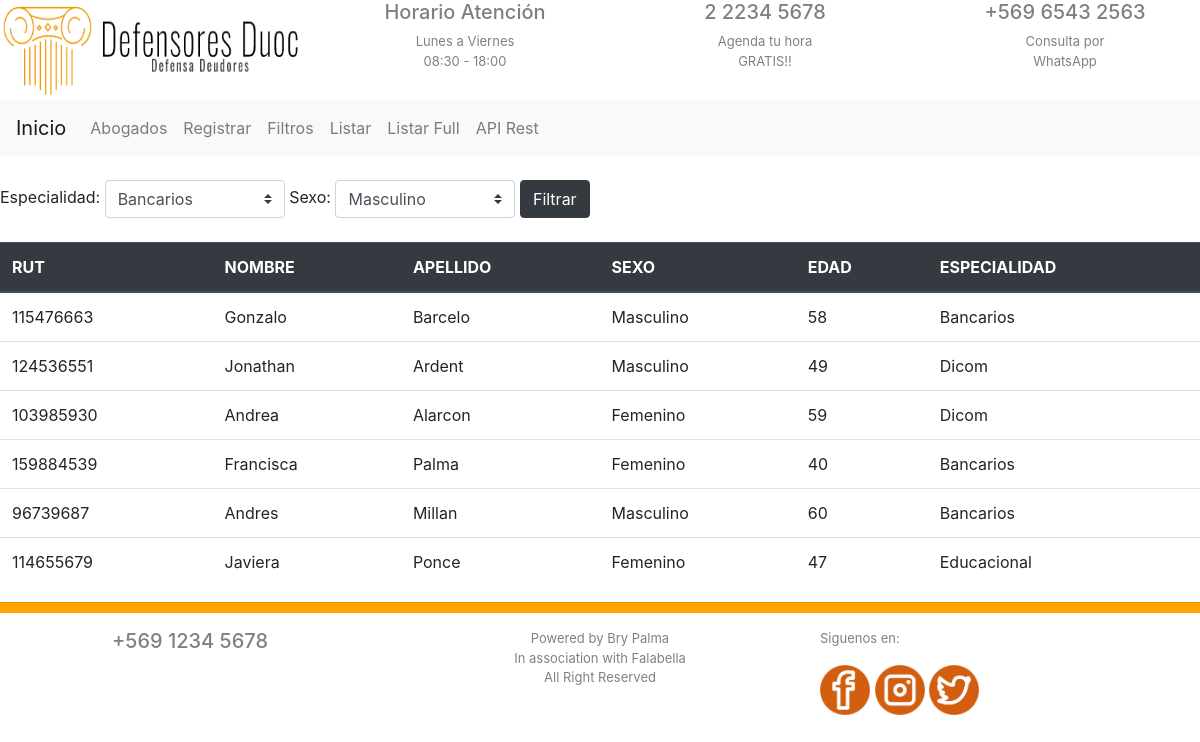
The page /filtros on the database its author committed.
### app/models.py (models this page shows)
class Abogado(models.Model):
    rut = models.CharField(max_length=50)
    nombre = models.CharField(max_length=50)
    apellido = models.CharField(max_length=50)
    sexo = models.CharField(max_length=50)
    edad = models.IntegerField()
    especialidad = models.CharField(max_length=50)

### app/views.py (the view)
# urls.py: path('filtros',views.filtros),
def filtros(request):
    abogados = Abogado.objects.all()
    if request.POST.get('especialidad'):
        especialidad = request.POST.get('especialidad')
        abogados = abogados.filter(especialidad__exact=especialidad)
    if request.POST.get('sexo'):
        sexo = request.POST.get('sexo')
        abogados = abogados.filter(sexo__exact=sexo)
    return render(request, "app/filtros.html", {'abogados': abogados})

### app/templates/app/filtros.html (shortened to what this page needs)
{% extends './base/base.html' %}
{% load staticfiles %}
{% block content %}
    <table class="table">
        <thead class="thead-dark">
            <tr>
                <th>RUT</th>
                <th>NOMBRE</th>
                <th>APELLIDO</th>
                <th>SEXO</th>
                <th>EDAD</th>
                <th>ESPECIALIDAD</th>
            </tr>
        </thead>
        <tbody>
            {% for c in abogados %}
            <tr>
                <td>{{c.rut}}</td>
                <td>{{c.nombre}}</td>
                <td>{{c.apellido}}</td>
                <td>{{c.sexo}}</td>
                <td>{{c.edad}}</td>
                <td>{{c.especialidad}}</td>
            </tr>
            {% endfor %}
            <div class="contenedor_filtros">
            <form action="/filtros" method="POST">
                Especialidad:
                <select class="custom-select" id="filtros" name="especialidad" value="{{especialidad}}">
                    <option value="Bancarios">Bancarios</option>
                </select>
                Sexo:
                <select class="custom-select" id="filtros" name="sexo" value="{{sexo}}">
                    <option value="Masculino">Masculino</option>
                </select>
                <input class="btn btn-dark" type="submit" value="Filtrar">
            </form>
        </div>
        <br>
        </tbody>
    </table>
{% endblock %}

### static/css/principal.css (style rules this page uses)
body { margin: 0px; }
#filtros { width: 15%; }

### rows shown on the page
Abogado: rut "115476663", nombre "Gonzalo", apellido "Barcelo", sexo "Masculino", edad "58", especialidad "Bancarios"
Abogado: rut "124536551", nombre "Jonathan", apellido "Ardent", sexo "Masculino", edad "49", especialidad "Dicom"
Abogado: rut "103985930", nombre "Andrea", apellido "Alarcon", sexo "Femenino", edad "59", especialidad "Dicom"
Abogado: rut "159884539", nombre "Francisca", apellido "Palma", sexo "Femenino", edad "40", especialidad "Bancarios"
Abogado: rut "96739687", nombre "Andres", apellido "Millan", sexo "Masculino", edad "60", especialidad "Bancarios"
Abogado: rut "114655679", nombre "Javiera", apellido "Ponce", sexo "Femenino", edad "47", especialidad "Educacional"
